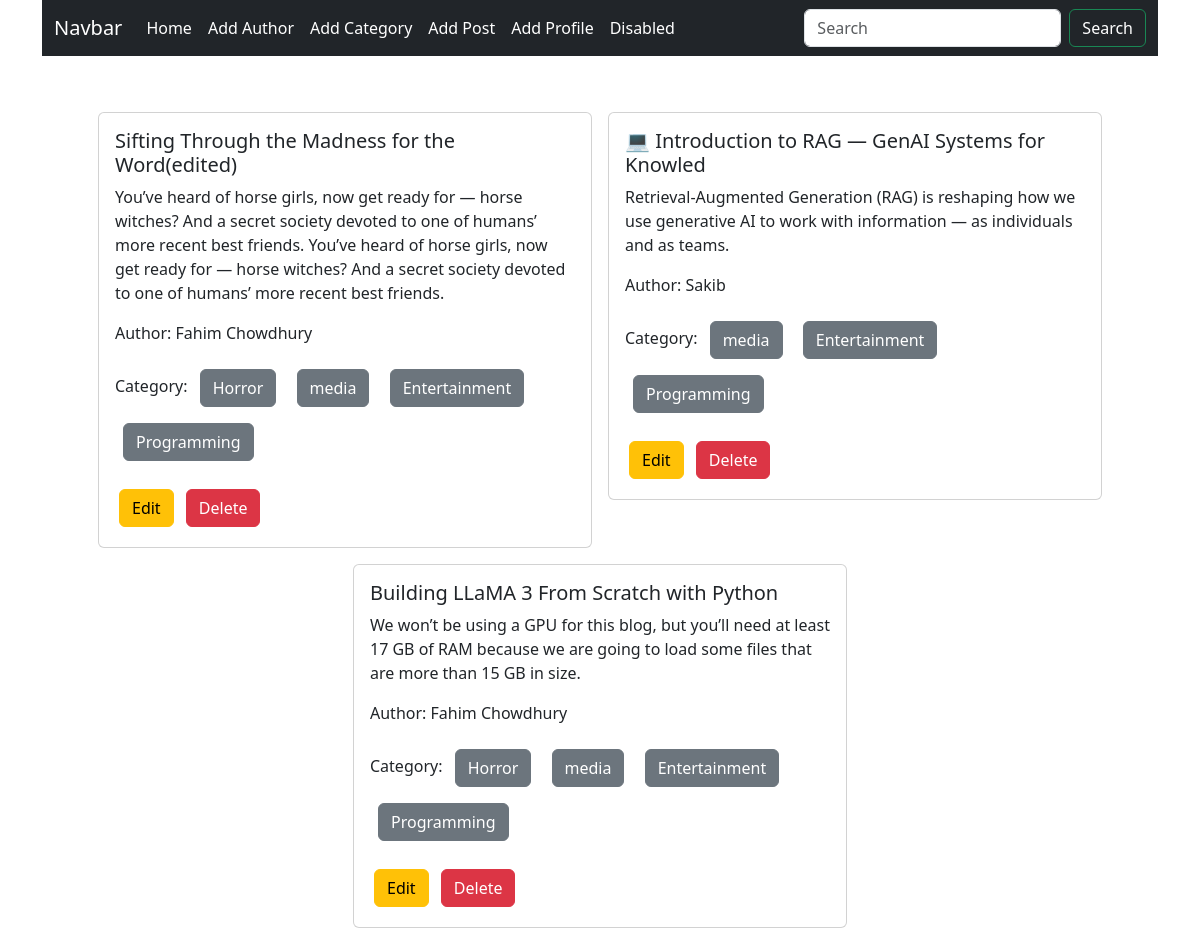
The page / on the database its author committed.
### post/models.py (models this page shows, shortened)
class Post(models.Model):
    title=models.CharField(max_length=50)
    content=models.TextField()
    category=models.ManyToManyField(Category)
    author=models.ForeignKey(Author, on_delete=models.CASCADE)

### author/models.py (models this page shows, shortened)
class Author(models.Model):
    name=models.CharField(max_length=100)
    bio=models.TextField()
    Phone_no=models.IntegerField()

### categories/models.py (models this page shows, shortened)
class Category(models.Model):
    name=models.CharField(max_length=100)

### block_project/views.py (the view)
# urls.py: path('', views.home, name='homepage'),
def home(request):
    data=Post.objects.all()
    return render(request,'home.html',{'data':data})

### templates/home.html (shortened to what this page needs)
{% extends "base.html" %} {% load crispy_forms_tags %} {% block content %}
<div class="d-flex flex-wrap justify-content-center px-5 pt-5">
  {% for post in data %}
  <div class="w-50" >
    <div class="card m-2"  >
      <div class="card-body">
        <h5 class="card-title">{{post.title}}</h5>
        <p class="card-text"> {{post.content}} </p>
        <p>Author: {{ post.author.name }}</p>
        <p>Category:
            {% for cat in post.category.all %}
            <button class='btn btn-secondary m-2'>{{ cat.name }}</button>
            {% endfor %}
        </p>
        <a href="{% url "edit_post" post.id %}" class='btn btn-warning m-1'>Edit</a>
        <a href="{% url "delete_post" post.id %}" class='btn btn-danger m-1'>Delete</a>
      </div>
    </div>
  </div>
    {% endfor %}
  </div>
  {% endblock %}

### templates/base.html (shortened to what this page needs)
<!DOCTYPE html>
<html lang="en">
  <head>
    <link
      href="https://cdn.jsdelivr.net/npm/bootstrap@5.3.3/dist/css/bootstrap.min.css"
      rel="stylesheet"
    />
  </head>
  <body class="container">
    <nav class="navbar navbar-expand-lg bg-dark text-white">
      <div class="container-fluid">
        <a class="navbar-brand text-white" href="#">Navbar</a>
        <div class="collapse navbar-collapse" id="navbarSupportedContent">
          <ul class="navbar-nav me-auto mb-2 mb-lg-0">
            <li class="nav-item">
              <a class="nav-link active text-white" aria-current="page" href=" {% url "homepage" %} "
                >Home</a
              >
            </li>
            <li class="nav-item">
              <a class="nav-link text-white" href=" {% url "add_auhtor" %}">Add Author</a>
            </li>
            <li class="nav-item">
              <a class="nav-link text-white" href="{% url "add_categories" %}">Add Category</a>
            </li>
            <li class="nav-item">
              <a class="nav-link text-white" href="{% url "add_post" %} ">Add Post</a>
            </li>
            <li class="nav-item">
              <a class="nav-link text-white" href="{% url "add_profiles" %}">Add Profile</a>
            </li>
            <li class="nav-item">
              <a class="nav-link text-white" aria-disabled="true">Disabled</a>
            </li>
          </ul>
          <form class="d-flex" role="search">
            <input
              class="form-control me-2"
              type="search"
              placeholder="Search"
              aria-label="Search"
            />
            <button class="btn btn-outline-success text-white" type="submit">
              Search
            </button>
          </form>
        </div>
      </div>
    </nav>
    {% block content %} {% endblock %}
  </body>
</html>

### rows shown on the page
Post: title "Sifting Through the Madness for the Word(edited)", content "You’ve heard of horse girls, now get ready for — horse witches? And a secret society devoted to one of humans’ more recent best friends. You’ve heard of horse girls, now get ready for — horse witches? And a secret society devoted to one of humans’ more recent best friends.", author.name "Fahim Chowdhury"
Category: name "Horror"
Category: name "media"
Category: name "Entertainment"
Category: name "Programming"
Post: title "💻 Introduction to RAG — GenAI Systems for Knowled", content "Retrieval-Augmented Generation (RAG) is reshaping how we use generative AI to work with information — as individuals and as teams.", author.name "Sakib"
Post: title "Building LLaMA 3 From Scratch with Python", content "We won’t be using a GPU for this blog, but you’ll need at least 17 GB of RAM because we are going to load some files that are more than 15 GB in size.", author.name "Fahim Chowdhury"
